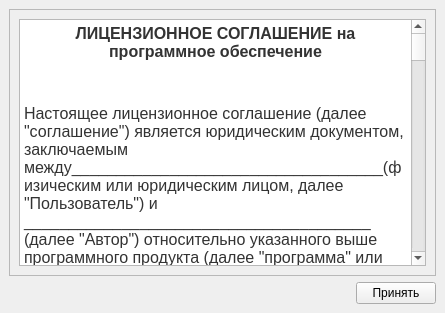
<?xml version="1.0" encoding="UTF-8"?>
<ui version="4.0">
 <class>mainWindow</class>
 <widget class="QMainWindow" name="mainWindow">
  <property name="geometry">
   <rect>
    <x>0</x>
    <y>0</y>
    <width>445</width>
    <height>313</height>
   </rect>
  </property>
  <property name="windowTitle">
   <string>Лицензионное соглашение</string>
  </property>
  <widget class="QWidget" name="centralwidget">
   <layout class="QVBoxLayout" name="verticalLayout">
    <item>
     <widget class="QScrollArea" name="scrollArea">
      <property name="widgetResizable">
       <bool>true</bool>
      </property>
      <widget class="QWidget" name="scrollAreaWidgetContents">
       <property name="geometry">
        <rect>
         <x>0</x>
         <y>0</y>
         <width>425</width>
         <height>262</height>
        </rect>
       </property>
       <layout class="QVBoxLayout" name="verticalLayout_2">
        <item>
         <widget class="QTextBrowser" name="textBrowser">
          <property name="html">
           <string>&lt;!DOCTYPE HTML PUBLIC &quot;-//W3C//DTD HTML 4.0//EN&quot; &quot;http://www.w3.org/TR/REC-html40/strict.dtd&quot;&gt;
&lt;html&gt;&lt;head&gt;&lt;meta name=&quot;qrichtext&quot; content=&quot;1&quot; /&gt;&lt;style type=&quot;text/css&quot;&gt;
p, li { white-space: pre-wrap; }
&lt;/style&gt;&lt;/head&gt;&lt;body style=&quot; font-family:'MS Shell Dlg 2'; font-size:8.25pt; font-weight:400; font-style:normal;&quot;&gt;
&lt;p align=&quot;center&quot; style=&quot; margin-top:12px; margin-bottom:12px; margin-left:0px; margin-right:0px; -qt-block-indent:0; text-indent:0px;&quot;&gt;&lt;span style=&quot; font-family:'Times New Roman,serif'; font-size:12pt; font-weight:600; color:#333333;&quot;&gt;ЛИЦЕНЗИОННОЕ СОГЛАШЕНИЕ на программное обеспечение&lt;/span&gt;&lt;/p&gt;
&lt;p style=&quot; margin-top:12px; margin-bottom:12px; margin-left:0px; margin-right:0px; -qt-block-indent:0; text-indent:0px;&quot;&gt;&lt;span style=&quot; font-family:'Times New Roman,serif'; font-size:12pt; color:#333333;&quot;&gt; &lt;/span&gt;&lt;/p&gt;
&lt;p style=&quot; margin-top:12px; margin-bottom:12px; margin-left:0px; margin-right:0px; -qt-block-indent:0; text-indent:0px;&quot;&gt;&lt;span style=&quot; font-family:'Times New Roman,serif'; font-size:12pt; color:#333333;&quot;&gt;Настоящее лицензионное соглашение (далее &amp;quot;соглашение&amp;quot;) является юридическим документом, заключаемым между___________________________________(физическим или юридическим лицом, далее &amp;quot;Пользователь&amp;quot;) и _______________________________________  (далее &amp;quot;Автор&amp;quot;) относительно указанного выше программного продукта (далее &amp;quot;программа&amp;quot; или &amp;quot;программное обеспечение&amp;quot;), включающего в себя программное обеспечение, записанное на соответствующих носителях или на Web-сайте &amp;quot;Автора&amp;quot;, любые печатные материалы и любую &amp;quot;встроенную&amp;quot; или электронную документацию. Устанавливая, копируя или иным образом используя программу, Вы тем самым принимаете на себя условия настоящего соглашения. Если Вы не принимаете условий данного соглашения, то Вы не имеете права использовать данную программу и ее следует незамедлительно вернуть обратно продавцу и получить обратно уплаченные деньги.&lt;/span&gt;&lt;/p&gt;
&lt;p style=&quot; margin-top:12px; margin-bottom:12px; margin-left:0px; margin-right:0px; -qt-block-indent:0; text-indent:0px;&quot;&gt;&lt;span style=&quot; font-family:'Times New Roman,serif'; font-size:12pt; color:#333333;&quot;&gt; &lt;/span&gt;&lt;/p&gt;
&lt;p style=&quot; margin-top:12px; margin-bottom:12px; margin-left:0px; margin-right:0px; -qt-block-indent:0; text-indent:0px;&quot;&gt;&lt;span style=&quot; font-family:'Times New Roman,serif'; font-size:12pt; color:#333333;&quot;&gt;ЛИЦЕНЗИЯ НА ПРОГРАММУ&lt;/span&gt;&lt;/p&gt;
&lt;p style=&quot; margin-top:12px; margin-bottom:12px; margin-left:0px; margin-right:0px; -qt-block-indent:0; text-indent:0px;&quot;&gt;&lt;span style=&quot; font-family:'Times New Roman,serif'; font-size:12pt; color:#333333;&quot;&gt;Программа  защищена законами и международными соглашениями об авторских правах, а также другими законами и договорами, регулирующими отношения авторского права. Программа лицензируется, а не продается.&lt;/span&gt;&lt;/p&gt;
&lt;p style=&quot; margin-top:12px; margin-bottom:12px; margin-left:0px; margin-right:0px; -qt-block-indent:0; text-indent:0px;&quot;&gt;&lt;span style=&quot; font-family:'Times New Roman,serif'; font-size:12pt; color:#333333;&quot;&gt; &lt;/span&gt;&lt;/p&gt;
&lt;p style=&quot; margin-top:12px; margin-bottom:12px; margin-left:0px; margin-right:0px; -qt-block-indent:0; text-indent:0px;&quot;&gt;&lt;span style=&quot; font-family:'Times New Roman,serif'; font-size:12pt; color:#333333;&quot;&gt;1. ОБЪЕМ ЛИЦЕНЗИИ.&lt;/span&gt;&lt;/p&gt;
&lt;p style=&quot; margin-top:12px; margin-bottom:12px; margin-left:0px; margin-right:0px; -qt-block-indent:0; text-indent:0px;&quot;&gt;&lt;span style=&quot; font-family:'Times New Roman,serif'; font-size:12pt; color:#333333;&quot;&gt;Настоящее соглашение дает вам нижеследующие права:&lt;/span&gt;&lt;/p&gt;
&lt;p style=&quot; margin-top:12px; margin-bottom:12px; margin-left:0px; margin-right:0px; -qt-block-indent:0; text-indent:0px;&quot;&gt;&lt;span style=&quot; font-family:'Times New Roman,serif'; font-size:12pt; color:#333333;&quot;&gt;1.1. Использование программы. Разрешается установка одновременно на одном компьютере программы или любой предыдущей версии. Основному пользователю компьютера, на котором установлена эта копия, разрешается также создание еще одной копии исключительно для своей работы на переносном компьютере.&lt;/span&gt;&lt;/p&gt;
&lt;p style=&quot; margin-top:12px; margin-bottom:12px; margin-left:0px; margin-right:0px; -qt-block-indent:0; text-indent:0px;&quot;&gt;&lt;span style=&quot; font-family:'Times New Roman,serif'; font-size:12pt; color:#333333;&quot;&gt;1.2. Хранение и использование в сети. Разрешается хранение, установка и запуск копии программы с общедоступного устройства хранения данных (например, сервера сети). При этом для каждого компьютера, на котором установлена или запущена с сервера сети данная программа, необходимо приобрести отдельную лицензию. Лицензия на программу не допускает совместного или одновременного использования программы на разных компьютерах в количестве более указанного в п. 1.1.&lt;/span&gt;&lt;/p&gt;
&lt;p style=&quot; margin-top:12px; margin-bottom:12px; margin-left:0px; margin-right:0px; -qt-block-indent:0; text-indent:0px;&quot;&gt;&lt;span style=&quot; font-family:'Times New Roman,serif'; font-size:12pt; color:#333333;&quot;&gt;2. ОПИСАНИЕ ПРОЧИХ ПРАВ И ОГРАНИЧЕНИЙ.&lt;/span&gt;&lt;/p&gt;
&lt;p style=&quot; margin-top:12px; margin-bottom:12px; margin-left:0px; margin-right:0px; -qt-block-indent:0; text-indent:0px;&quot;&gt;&lt;span style=&quot; font-family:'Times New Roman,serif'; font-size:12pt; color:#333333;&quot;&gt;2.1. Ограничения на вскрытие технологии, декомпиляцию и дизассемблирование. Не разрешается осуществлять вскрытие технологии, декомпиляцию и дизассемблирование программы, за исключением и только в той степени, в которой такие действия явно разрешены действующим законодательством, несмотря на наличие в соглашении данного ограничения.&lt;/span&gt;&lt;/p&gt;
&lt;p style=&quot; margin-top:12px; margin-bottom:12px; margin-left:0px; margin-right:0px; -qt-block-indent:0; text-indent:0px;&quot;&gt;&lt;span style=&quot; font-family:'Times New Roman,serif'; font-size:12pt; color:#333333;&quot;&gt;2.2. Разделение программы. Программа лицензируется как единое целое. Ее нельзя разделять на составляющие части для использования на нескольких компьютерах.&lt;/span&gt;&lt;/p&gt;
&lt;p style=&quot; margin-top:12px; margin-bottom:12px; margin-left:0px; margin-right:0px; -qt-block-indent:0; text-indent:0px;&quot;&gt;&lt;span style=&quot; font-family:'Times New Roman,serif'; font-size:12pt; color:#333333;&quot;&gt;2.3. Прокат. Не разрешается предоставлять программу в прокат или во временное пользование.&lt;/span&gt;&lt;/p&gt;
&lt;p style=&quot; margin-top:12px; margin-bottom:12px; margin-left:0px; margin-right:0px; -qt-block-indent:0; text-indent:0px;&quot;&gt;&lt;span style=&quot; font-family:'Times New Roman,serif'; font-size:12pt; color:#333333;&quot;&gt;2.4. Услуги по технической поддержке. Автор оказывает услуги по технической поддержке программных продуктов (далее &amp;quot;услуги по технической поддержке&amp;quot;). Обращение к Автору за технической поддержкой осуществляется по e-mail: _____________ , по телефону: ____________ или ICQ __________. Любые дополнительные программы и исходные тексты, переданные вам в результате оказания услуг по технической поддержке, должны рассматриваться как составная часть программы и подпадают, таким образом, под действие ограничений и условий данного соглашения. Технические данные, которые сообщаются службе технической поддержки в ходе обращения, могут быть использованы Автором для внутренних целей, включая техническую поддержку программных продуктов и разработку программного обеспечения. Автор не будет использовать данные сведения в форме, раскрывающей ваши личные сведения.&lt;/span&gt;&lt;/p&gt;
&lt;p style=&quot; margin-top:12px; margin-bottom:12px; margin-left:0px; margin-right:0px; -qt-block-indent:0; text-indent:0px;&quot;&gt;&lt;span style=&quot; font-family:'Times New Roman,serif'; font-size:12pt; color:#333333;&quot;&gt;2.5. Передача программы. Разрешается навсегда уступить все свои права по настоящему соглашению только вместе с продажей или передачей компьютера при условии, что Вы не сохраняете никаких копий, передаете всю программу (включая все составные части, носители и печатные материалы, любые обновления, настоящее соглашение и сертификаты подлинности, если таковые имеются), а получатель соглашается на условия данного соглашения. Если программа является обновлением (&amp;quot;upgrade&amp;quot;), то любая передача должна включать в себя все предыдущие версии программы.&lt;/span&gt;&lt;/p&gt;
&lt;p style=&quot; margin-top:12px; margin-bottom:12px; margin-left:0px; margin-right:0px; -qt-block-indent:0; text-indent:0px;&quot;&gt;&lt;span style=&quot; font-family:'Times New Roman,serif'; font-size:12pt; color:#333333;&quot;&gt;2.6. Прекращение действия соглашения. Без ущерба для любых других своих прав Автор может прекратить действие настоящего соглашения при несоблюдении условий и ограничений данного соглашения, что обяжет вас уничтожить все имеющиеся копии и составляющие части программы.&lt;/span&gt;&lt;/p&gt;
&lt;p style=&quot; margin-top:12px; margin-bottom:12px; margin-left:0px; margin-right:0px; -qt-block-indent:0; text-indent:0px;&quot;&gt;&lt;span style=&quot; font-family:'Times New Roman,serif'; font-size:12pt; color:#333333;&quot;&gt;3. АВТОРСКОЕ ПРАВО.&lt;/span&gt;&lt;/p&gt;
&lt;p style=&quot; margin-top:12px; margin-bottom:12px; margin-left:0px; margin-right:0px; -qt-block-indent:0; text-indent:0px;&quot;&gt;&lt;span style=&quot; font-family:'Times New Roman,serif'; font-size:12pt; color:#333333;&quot;&gt;3.1. Все права собственности и авторские права на программу (в том числе любые включенные в нее управляющие программы (applets), фотографии, анимации, видео- и звукозаписи, музыку и текст), компоненты ActiveX, сопровождающие ее печатные материалы и любые копии программы принадлежат Автору. Все права Автора на программу защищены законами и международными соглашениями об авторских правах, а также другими законами и договорами, регулирующими отношения авторского права. Следовательно, с программой необходимо обращаться, как с любым другим объектом авторского права, с тем лишь исключением, что программу разрешается установить на один компьютер и сохранить оригинал при условии, что он будет использоваться только как архив или резервная копия. Копирование сопровождающих программу печатных материалов запрещено.&lt;/span&gt;&lt;/p&gt;
&lt;p style=&quot; margin-top:12px; margin-bottom:12px; margin-left:0px; margin-right:0px; -qt-block-indent:0; text-indent:0px;&quot;&gt;&lt;span style=&quot; font-family:'Times New Roman,serif'; font-size:12pt; color:#333333;&quot;&gt;4. РАЗЛИЧНЫЕ НОСИТЕЛИ ПРОГРАММ. &lt;/span&gt;&lt;/p&gt;
&lt;p style=&quot; margin-top:12px; margin-bottom:12px; margin-left:0px; margin-right:0px; -qt-block-indent:0; text-indent:0px;&quot;&gt;&lt;span style=&quot; font-family:'Times New Roman,serif'; font-size:12pt; color:#333333;&quot;&gt;4.1. Программа может поставляться на нескольких видах носителей, а также по сети Internet исключительно с Web-сайта &amp;quot;Автора&amp;quot;. Независимо от их вида и емкости разрешается использовать только носители одного вида, который соответствует именно вашему компьютеру или серверу сети. Не разрешается производить установку с прочих носителей на другие компьютеры, предоставлять носители в прокат или во временное пользование или уступать их для использования в иных целях, за исключением случая полной передачи программного обеспечения, описанного выше.&lt;/span&gt;&lt;/p&gt;
&lt;p style=&quot; margin-top:12px; margin-bottom:12px; margin-left:0px; margin-right:0px; -qt-block-indent:0; text-indent:0px;&quot;&gt;&lt;span style=&quot; font-family:'Times New Roman,serif'; font-size:12pt; color:#333333;&quot;&gt;  &lt;/span&gt;&lt;/p&gt;&lt;/body&gt;&lt;/html&gt;</string>
          </property>
         </widget>
        </item>
       </layout>
      </widget>
     </widget>
    </item>
    <item>
     <layout class="QHBoxLayout" name="horizontalLayout">
      <item>
       <spacer name="horizontalSpacer">
        <property name="orientation">
         <enum>Qt::Horizontal</enum>
        </property>
        <property name="sizeHint" stdset="0">
         <size>
          <width>40</width>
          <height>20</height>
         </size>
        </property>
       </spacer>
      </item>
      <item>
       <widget class="QPushButton" name="pushButton">
        <property name="text">
         <string>Принять</string>
        </property>
       </widget>
      </item>
     </layout>
    </item>
   </layout>
  </widget>
 </widget>
 <resources/>
 <connections/>
</ui>
